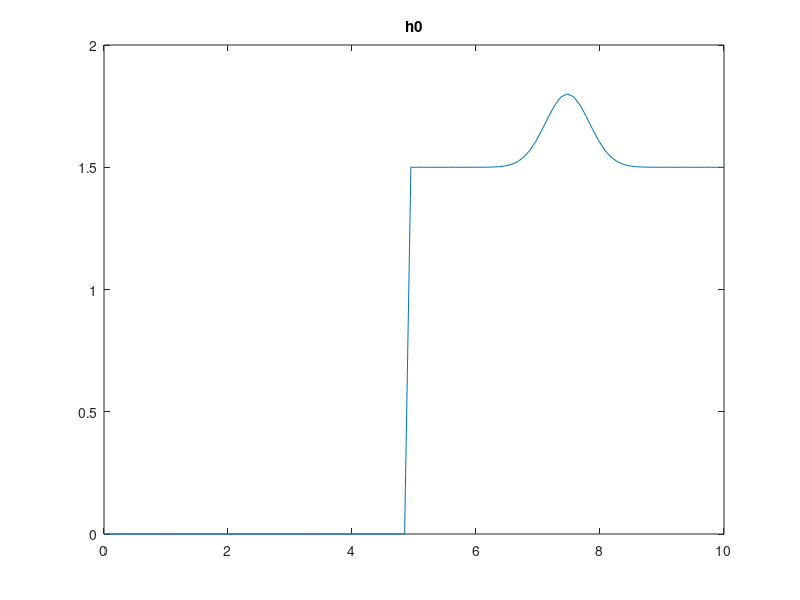
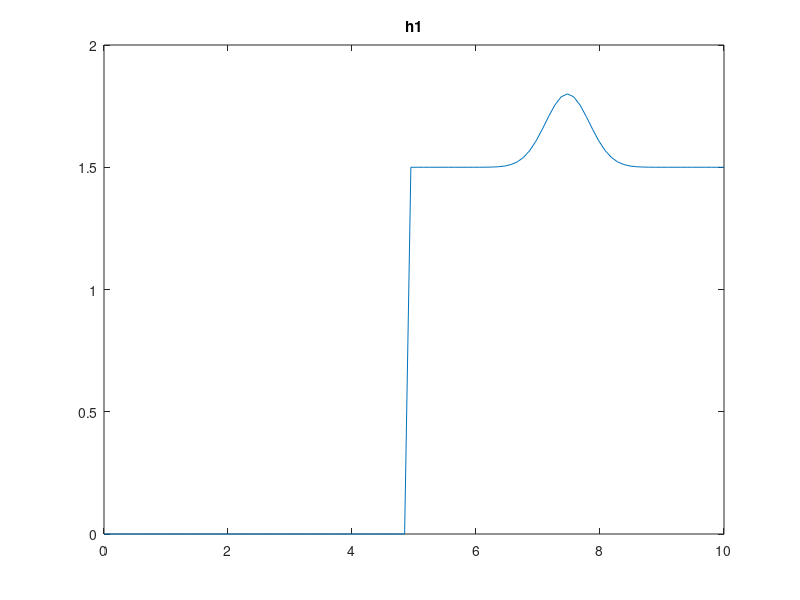

Write MATLAB code to recreate these figures, in order. (Note: this script raises an error after producing the figures.)
close all;
clear all;
clc; 


%initialize height fields, start with 1D

N=100; 

h0=zeros(N,1);
h1=zeros(N,1); 

omega=1/5;
a=1; 

g=2;
xmax=10; 

dt=0.05; 

x=linspace(0,xmax,N);
dx=x(1,2)-x(1,1); 

b0=1.5; 

%initialize uniform depth 
%b=ones(N,1)*b0; 

%create sine pattern for depth 
b=b0/2*cos(4*pi/(xmax)*x)+b0/2;
b=b'; 

sig=xmax/20; 

%initialize fluid in only right "hump"
for n=50:1:N
    
    %this creates gaussian wave initial condition 
    h0(n,1)=b0*1.0+0.3*exp(-(x(1,n)-x(1,3*N/4))^2/sig^2);
    h1(n,1)=h0(n,1);
    
end



figure;
plot(x,h0);
title('h0');

figure;
plot(x,h1);
title('h1');

stepdiv=10; 
steps=400; 

for n=1:1:80
   
    %compute depth
    
    d=h1-b; 
    
    %check if any part of water is below height of land, i.e. 
    %d<0, and set d to 0 to correct, this does not conserve water volume
    for nx=1:1:N
        if(d(nx,1)<0)
            d(nx,1)=0; 
        end
    end
    
    %compute A-matrix for implicit time-stepping
    
    A=sparse(N,N); 
    A(1,1)=1+g*dt^2*(d(1,1)+d(2,1) )/(2*dx^2); 
    A(N,N)=1+g*dt^2*(d(N,1)+d(N-1,1) )/(2*dx^2); 
    
    %fill in other elements along the diagonal
    for nx=2:1:(N-1) 
       A(nx,nx)= 1+g*dt^2*(d(nx-1,1)+2*d(nx,1)+d(nx+1,1) )/(2*dx^2); 
    end
   
    %fill in elements to right and left of diagonal
    for nx=1:1:(N-1)
        A(nx,nx+1)=-g*dt^2*(d(nx,1)+d(nx+1,1))/(2*dx^2); 
        A(nx+1,nx)=-g*dt^2*(d(nx,1)+d(nx+1,1))/(2*dx^2); 
    end
    
    %now we solve for next forward step 
    
    %disp(h0);
    %disp(h1); 
    
    hnew=A\(2*h1-h0); 
    
    %calculate old and new volumes and offset
    %to correct for drift in volume 
    
    disp('step'); 
    disp(n);
    hnew=conserveVolume(h1,hnew,b); 
    
    h0=h1;
    h1=hnew; 
    
    epsilon=0.001; 
    %check condition 
    for nx=1:1:N
        if(h1(nx,1)<b(nx,1))
            h1(nx,1)=b(nx,1)-epsilon; 
            h0(nx,1)=b(nx,1)-epsilon; 
        end 
    end
    
    if(n==57 || n==68 || n==69)
    %if(mod(n-1,stepdiv)==0)
        figure;
        hold on; 
        area(x,h1,'FaceColor','b');  %plot water
        %area(x,b,'FaceColor','k'); %plot ground
        plot(x,b); 
        ylim([0,b0*1.5]); 
        pause(0.05); 
    end
    
end








